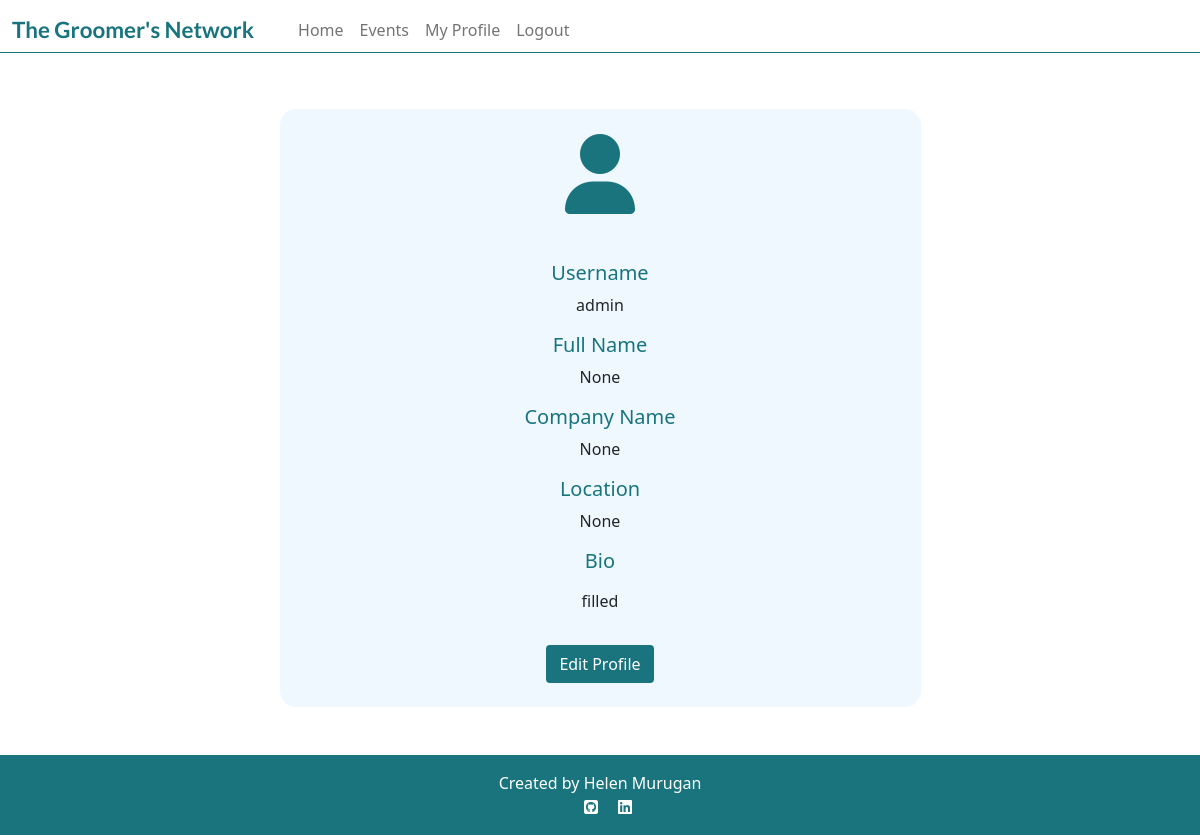
The app's page /user_profile/admin/ (signed in), older data.
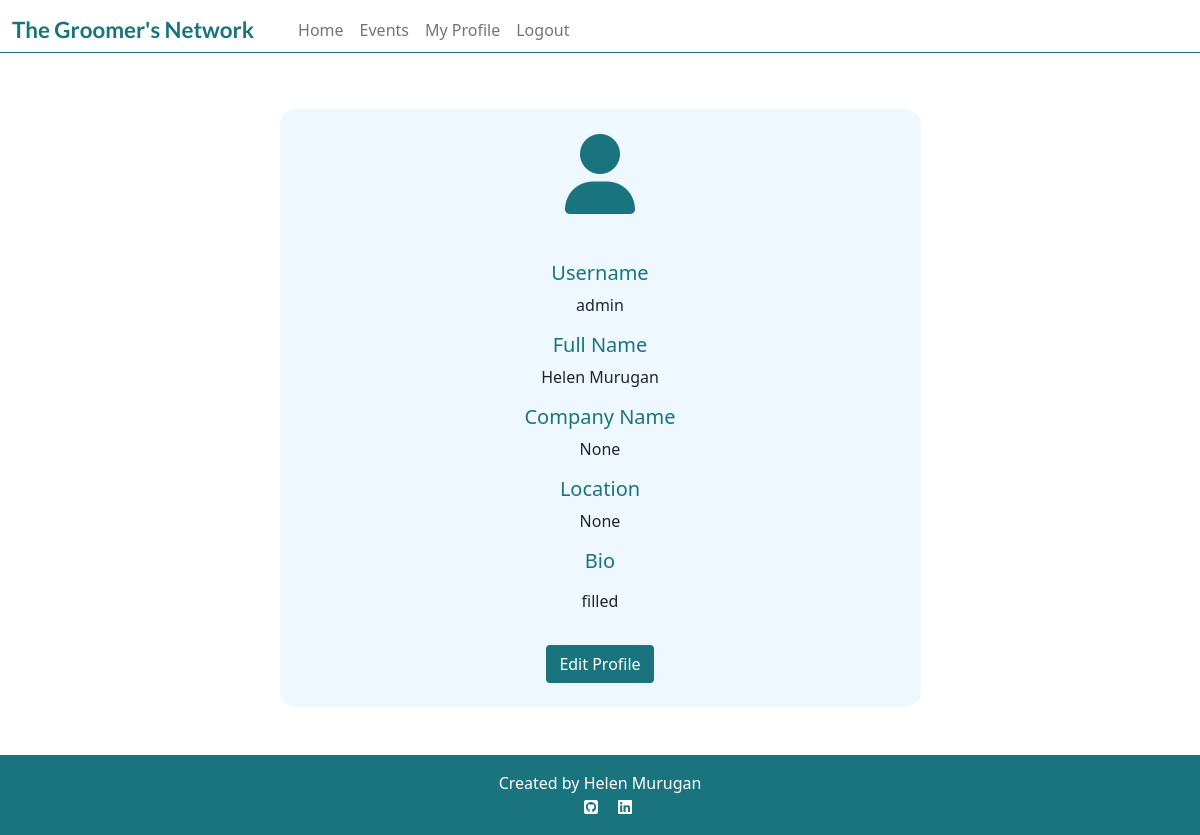
The same page, newer data.
### user_profile/models.py (models this page shows)
class Profile(models.Model):
    user = models.OneToOneField(
        User,
        on_delete=models.CASCADE,
        related_name='profile',
        verbose_name='User',
    )
    full_name = models.CharField(
        max_length=50,
        blank=True,
        null=True,
        verbose_name='Full name',
        default=' ',
    )
    company_name = models.CharField(
        blank=True,
        null=True,
        max_length=30,
        default='',
    )
    location = models.CharField(
        blank=True,
        null=True,
        max_length=30,
        default=''
    )
    bio = models.TextField(
        blank=True,
        null=True,
        max_length=1000,
        default='',
    )

### user_profile/views.py (the view)
# urls.py: path('<str:user>/', views.ProfileView.as_view(), name='my_profile'),
class ProfileView(View):
    def get(self, request, *args, **kwargs):
        if request.user.is_authenticated:
            user_profile = get_object_or_404(
                Profile,
                user=request.user
            )
            print(user_profile)
            context = {
                'user_profile': user_profile,
            }
            return render(
                request,
                'my_profile.html',
                context
            )
        else:
            return render(
                request,
                'account/login.html'
            )

### templates/my_profile.html
{% extends 'base.html' %}
{% load crispy_forms_tags %}
{% block content %}
<section>
    <div class="container my-5">
        <div class="row justify-content-center">
            <div class="col-md-8 col-lg-7">
                <div class="profile-card">
                    <div class="text-center">
                        <h1 class="card-body teal-text big-fa"><i class="fa-solid fa-user"></i></h1>
                    </div>
                    <div class=card-body>
                        <div class="text-center">
                            <h5 class="mb-2 teal-text">Username</h5>
                            <p>{{ request.user.username }}</p>
                            <h5 class="mb-2 teal-text">Full Name</h5>
                            <p>{{user_profile.full_name}}</p>
                            <h5 class="mb-2 teal-text">Company Name</h5>
                            <p>{{user_profile.company_name}}</p>
                            <h5 class="mb-2 teal-text">Location</h5>
                            <p>{{user_profile.location}}</p>
                            <h5 class="mb-2 teal-text">Bio</h5>
                            <p>{{user_profile.bio | safe }}</p>
                        </div>
                    </div>
                    <div class="text-center">
                        <a href="{% url 'my_profile_update'  user.profile.pk %}" class="btn btn-signup mb-4">Edit Profile</a>
                    </div>
                </div>
            </div>
        </div>
    </div>
</section>
{% endblock %}

Row changes from the older to the newer data that the page shows:
changed Profile "None": full_name "None" → "Helen Murugan"
